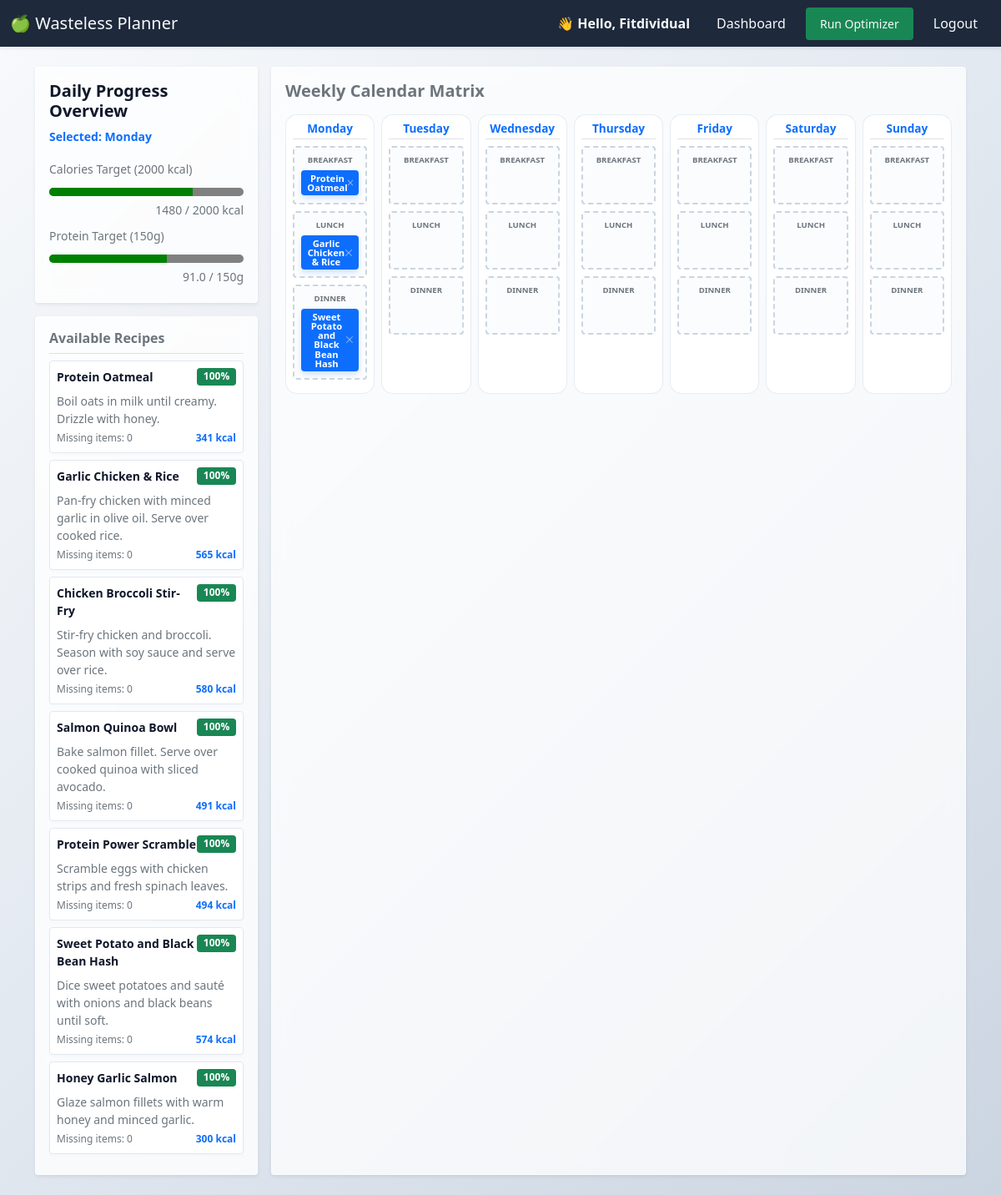
The app's page / (signed in), older data.
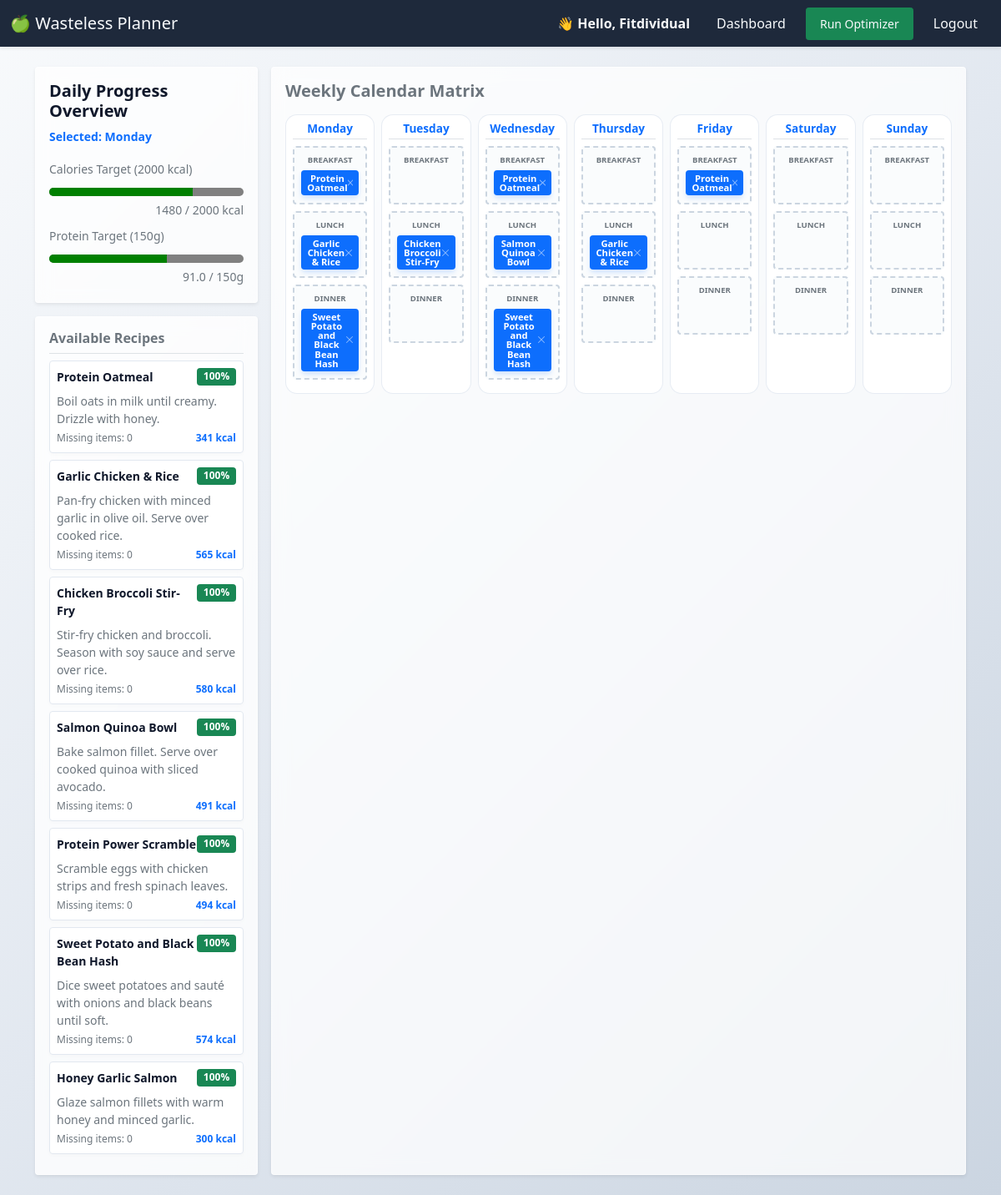
The same page, newer data.
### planner/models.py (models this page shows, shortened)
class Recipe(models.Model):
    title = models.CharField(max_length=200, unique=True)
    instructions = models.TextField()
    prep_time = models.IntegerField(help_text="Time in minutes", validators=[MinValueValidator(1)])
    calories = models.IntegerField(validators=[MinValueValidator(0)], default=0)
    protein = models.DecimalField(max_digits=5, decimal_places=1, default=0.0, help_text="in grams")
    carbs = models.DecimalField(max_digits=5, decimal_places=1, default=0.0, help_text="in grams")
    fat = models.DecimalField(max_digits=5, decimal_places=1, default=0.0, help_text="in grams")
    created_at = models.DateTimeField(auto_now_add=True)

class MealPlan(models.Model):
    MEAL_CHOICES = [
        ('Breakfast', 'Breakfast'),
        ('Lunch', 'Lunch'),
        ('Dinner', 'Dinner'),
    ]
    user = models.ForeignKey(User, on_delete=models.CASCADE, related_name="meal_plans")
    recipe = models.ForeignKey(Recipe, on_delete=models.CASCADE)
    date = models.DateField()
    meal_type = models.CharField(max_length=15, choices=MEAL_CHOICES, default='Dinner')
    class Meta:
        ordering = ['date']
        unique_together = ('user', 'date', 'meal_type')

### planner/views.py (the view)
# urls.py: path('', views.dashboard_view, name='dashboard'),
@login_required
def dashboard_view(request):
    user = request.user
    today = timezone.now().date()
    pantry_items = PantryItem.objects.filter(user=user).select_related('ingredient')
    user_stock = {}
    expiring_items = []
    seen_ingredients = set()
    for item in pantry_items:
        ing_id = item.ingredient.id
        if ing_id not in user_stock:
            user_stock[ing_id] = Decimal("0.00")
        user_stock[ing_id] += item.quantity
        try:
            days_left = item.days_until_expiration()
        except Exception:
            days_left = 99
        if days_left <= 3 and ing_id not in seen_ingredients:
            expiring_items.append(item)
            seen_ingredients.add(ing_id)
    all_recipes = Recipe.objects.prefetch_related('recipe_ingredients__ingredient')
    recommended_recipes = []
    for recipe in all_recipes:
        requirements = recipe.recipe_ingredients.all()
        if not requirements:
            continue
        matched_ingredients = 0
        total_ingredients_count = len(requirements)
        for req in requirements:
            req_ing_id = req.ingredient.id
            if req_ing_id in user_stock and user_stock[req_ing_id] >= req.quantity:
                matched_ingredients += 1
        match_percentage = int((matched_ingredients / total_ingredients_count) * 100)
        if match_percentage >= 25:
            recommended_recipes.append({
                "recipe": recipe,
                "match_percentage": match_percentage,
                "missing_count": total_ingredients_count - matched_ingredients
            })
    calendar_days = [
        {"code": "MON", "name": "Monday"},
        {"code": "TUE", "name": "Tuesday"},
        {"code": "WED", "name": "Wednesday"},
        {"code": "THU", "name": "Thursday"},
        {"code": "FRI", "name": "Friday"},
        {"code": "SAT", "name": "Saturday"},
        {"code": "SUN", "name": "Sunday"},
    ]
    daily_macros = {
        "MON": {"calories": 0, "protein": 0.0},
        "TUE": {"calories": 0, "protein": 0.0},
        "WED": {"calories": 0, "protein": 0.0},
        "THU": {"calories": 0, "protein": 0.0},
        "FRI": {"calories": 0, "protein": 0.0},
        "SAT": {"calories": 0, "protein": 0.0},
        "SUN": {"calories": 0, "protein": 0.0},
    }
    saved_meals = MealPlan.objects.filter(user=user).select_related('recipe')
    day_map = {0: "MON", 1: "TUE", 2: "WED", 3: "THU", 4: "FRI", 5: "SAT", 6: "SUN"}
    for plan in saved_meals:
        code = day_map.get(plan.date.weekday(), "MON")
        plan.date_code = code
        if plan.recipe:
            cals = getattr(plan.recipe, 'calories', 0) or 0
            prot = getattr(plan.recipe, 'protein', 0) or 0
            daily_macros[code]["calories"] += int(cals)
            daily_macros[code]["protein"] += int(prot)
    context = {
        "pantry_items": pantry_items,
        "expiring_items": expiring_items,
        "recommended_recipes": recommended_recipes,  # Constrain UI view window to top 7 hits
        "today": today,
        "calendar_days": calendar_days,
        "saved_meals": saved_meals,
        "daily_macros": daily_macros,
        "mon_cals": daily_macros["MON"]["calories"],
        "mon_prot": daily_macros["MON"]["protein"],
    }
    return render(request, "planner/index.html", context)

### planner/templates/planner/index.html (shortened to what this page needs)
{% extends "planner/layout.html" %}
{% block body %}
<div class="row g-3">
    <aside class="col-12 col-md-4 col-lg-3" id="macro-summary-panel">
        <div class="card p-3 shadow-sm mb-3">
            <h5 class="card-title fw-bold">Daily Progress Overview</h5>
            <p class="text-primary small fw-bold mb-3" id="active-day-tracker-label">Selected: Monday</p>
            <div class="mb-2">
                <label for="calories-progress" class="form-label mb-1 small text-muted">Calories Target (2000 kcal)</label>
                <progress id="calories-progress" class="w-100" value="{{ mon_cals }}" max="2000"></progress>
                <small class="text-muted d-block text-end" id="calories-text-value">{{ mon_cals }} / 2000 kcal</small>
            </div>
            <div class="mb-1">
                <label for="protein-progress" class="form-label mb-1 small text-muted">Protein Target (150g)</label>
                <progress id="protein-progress" class="w-100" value="{{ mon_prot }}" max="150"></progress>
                <small class="text-muted d-block text-end" id="protein-text-value">{{ mon_prot }} / 150g</small>
            </div>
        </div>
        <div class="card p-3 shadow-sm" id="recipe-pool">
        <h6 class="border-bottom pb-2 fw-bold text-secondary">Available Recipes</h6>
        {% if recommended_recipes %}
            {% for item in recommended_recipes %}
            <div class="recipe-card p-2 mb-2 border rounded bg-light" draggable="true" data-recipe-id="{{ item.recipe.id }}" data-calories="{{ item.recipe.calories }}" data-protein="{{ item.recipe.protein }}" style="cursor: grab;">
                <div class="d-flex justify-content-between align-items-start">
                <strong class="text-dark small">{{ item.recipe.title }}</strong>
                <span class="badge bg-success small">{{ item.match_percentage }}%</span>
                </div>
                <div class="text-secondary small mt-2">
                <p class="mb-1">{{ item.recipe.instructions }}</p>
                </div>
                <div class="text-muted mt-1 d-flex justify-content-between" style="font-size: 0.75rem;">
                <span>Missing items: {{ item.missing_count }}</span>
                <span class="text-primary fw-bold">{{ item.recipe.calories }} kcal</span>
                </div>
            </div>
            {% endfor %}
        {% else %}
            <p class="text-muted small text-center my-3">No recipe matches found (Min. 25% match required).</p>
        {% endif %}
        </div>
    </aside>
    <section class="col-12 col-md-8 col-lg-9" id="calendar-workspace">
        <div class="card p-3 shadow-sm h-100">
            <h2 class="h5 fw-bold mb-3 text-secondary">Weekly Calendar Matrix</h2>
            <div class="calendar-grid" style="display: grid; gap: 0.5rem;">
                {% for day in calendar_days %}
                <div class="calendar-day-column border rounded p-2 bg-white" data-day-code="{{ day.code }}" data-day-name="{{ day.name }}">
                    <h6 class="text-center text-primary border-bottom pb-1 fw-bold" style="font-size: 0.85rem;">{{ day.name }}</h6>
                    <div class="meal-slot border rounded p-2 my-2 bg-light text-center"
                         data-meal-type="Breakfast"
                         data-current-calories="{% for plan in saved_meals %}{% if plan.date_code == day.code and plan.meal_type == 'Breakfast' %}{{ plan.recipe.calories }}{% endif %}{% endfor %}"
                         data-current-protein="{% for plan in saved_meals %}{% if plan.date_code == day.code and plan.meal_type == 'Breakfast' %}{{ plan.recipe.protein }}{% endif %}{% endfor %}"
                         style="min-height: 70px;">
                        <small class="slot-label text-muted d-block fw-bold" style="font-size: 0.6rem;">BREAKFAST</small>
                        <div class="slot-occupied-zone mt-1">
                            {% for plan in saved_meals %}
                                {% if plan.date_code == day.code and plan.meal_type == "Breakfast" %}
                                    <span class="recipe-card badge bg-primary w-100 py-1 text-wrap d-flex justify-content-between align-items-center"
                                        draggable="true"
                                        data-recipe-id="{{ plan.recipe.id }}"
                                        data-calories="{{ plan.recipe.calories }}"
                                        data-protein="{{ plan.recipe.protein }}"
                                        style="cursor: grab; font-size: 0.7rem;">
                                        <strong class="text-white">{{ plan.recipe.title }}</strong>
                                        <button type="button" class="btn-close btn-close-white remove-meal-btn"
                                                aria-label="Remove"
                                                style="font-size: 0.5rem; padding: 0.2rem; cursor: pointer;"></button>
                                    </span>
                                {% endif %}
                            {% endfor %}
                        </div>
                    </div>
                    <div class="meal-slot border rounded p-2 my-2 bg-light text-center"
                         data-meal-type="Lunch"
                         data-current-calories="{% for plan in saved_meals %}{% if plan.date_code == day.code and plan.meal_type == 'Lunch' %}{{ plan.recipe.calories }}{% endif %}{% endfor %}"
                         data-current-protein="{% for plan in saved_meals %}{% if plan.date_code == day.code and plan.meal_type == 'Lunch' %}{{ plan.recipe.protein }}{% endif %}{% endfor %}"
                         style="min-height: 70px;">
                        <small class="slot-label text-muted d-block fw-bold" style="font-size: 0.6rem;">LUNCH</small>
                        <div class="slot-occupied-zone mt-1">
                            {% for plan in saved_meals %}
                                {% if plan.date_code == day.code and plan.meal_type == "Lunch" %}
                                    <span class="recipe-card badge bg-primary w-100 py-1 text-wrap d-flex justify-content-between align-items-center"
                                        draggable="true"
                                        data-recipe-id="{{ plan.recipe.id }}"
                                        data-calories="{{ plan.recipe.calories }}"
                                        data-protein="{{ plan.recipe.protein }}"
                                        style="cursor: grab; font-size: 0.7rem;">
                                        <strong class="text-white">{{ plan.recipe.title }}</strong>
                                        <button type="button" class="btn-close btn-close-white remove-meal-btn"
                                                aria-label="Remove"
                                                style="font-size: 0.5rem; padding: 0.2rem; cursor: pointer;"></button>
                                    </span>
                                {% endif %}
                            {% endfor %}
                        </div>
                    </div>
                    <div class="meal-slot border rounded p-2 my-2 bg-light text-center"
                         data-meal-type="Dinner"
                         data-current-calories="{% for plan in saved_meals %}{% if plan.date_code == day.code and plan.meal_type == 'Dinner' %}{{ plan.recipe.calories }}{% endif %}{% endfor %}"
                         data-current-protein="{% for plan in saved_meals %}{% if plan.date_code == day.code and plan.meal_type == 'Dinner' %}{{ plan.recipe.protein }}{% endif %}{% endfor %}"
                         style="min-height: 70px;">
                        <small class="slot-label text-muted d-block fw-bold" style="font-size: 0.6rem;">DINNER</small>
                        <div class="slot-occupied-zone mt-1">
                            {% for plan in saved_meals %}
                                {% if plan.date_code == day.code and plan.meal_type == "Dinner" %}
                                    <span class="recipe-card badge bg-primary w-100 py-1 text-wrap d-flex justify-content-between align-items-center"
                                        draggable="true"
                                        data-recipe-id="{{ plan.recipe.id }}"
                                        data-calories="{{ plan.recipe.calories }}"
                                        data-protein="{{ plan.recipe.protein }}"
                                        style="cursor: grab; font-size: 0.7rem;">
                                        <strong class="text-white">{{ plan.recipe.title }}</strong>
                                        <button type="button" class="btn-close btn-close-white remove-meal-btn"
                                                aria-label="Remove"
                                                style="font-size: 0.5rem; padding: 0.2rem; cursor: pointer;"></button>
                                    </span>
                                {% endif %}
                            {% endfor %}
                        </div>
                    </div>
                </div>
                {% endfor %}
            </div>
        </div>
    </section>
</div>
{% endblock %}

### planner/templates/planner/layout.html (shortened to what this page needs)
{% load static %}
<!DOCTYPE html>
<html lang="en">
<head>
    <link href="https://cdn.jsdelivr.net/npm/bootstrap@5.0.2/dist/css/bootstrap.min.css" rel="stylesheet">
    <link rel="stylesheet" href="{% static 'planner/css/styles.css' %}">
</head>
<body>
    <nav class="navbar navbar-expand-lg navbar-dark shadow-sm">
        <div class="container-fluid">
            <a class="navbar-brand" href="{% url 'dashboard' %}">&#x1F34F; Wasteless Planner</a>
            <div class="collapse navbar-collapse" id="mealPlannerNavbar">
                <ul class="navbar-nav ms-auto mb-2 mb-lg-0 align-items-lg-center">
                    {% if user.is_authenticated %}
                        <li class="nav-item">
                            <span class="navbar-text px-3 fw-bold text-light">
                                👋 Hello, {{ user.first_name|default:user.username }}
                            </span>
                        </li>
                        <li class="nav-item">
                            <a class="nav-link px-3" href="{% url 'dashboard' %}">Dashboard</a>
                        </li>
                        <li class="nav-item d-grid d-lg-block" id="run-optimizer-btn-container">
                            <a class="nav-link btn btn-success btn-sm text-white px-3 my-2 my-lg-0 mx-lg-2" href="#" id="run-optimizer-btn">Run Optimizer</a>
                        </li>
                        <li class="nav-item">
                            <a class="nav-link px-3" href="{% url 'logout' %}">Logout</a>
                        </li>
                    {% endif %}
                </ul>
            </div>
        </div>
    </nav>
    <main class="container my-4">
        {% block body %}
        {% endblock %}
    </main>
</body>
</html>

Row changes from the older to the newer data that the page shows:
added MealPlan: recipe "Chicken Broccoli Stir-Fry", shown under "Tuesday"
added MealPlan: recipe "Protein Oatmeal", shown under "Wednesday"
added MealPlan: recipe "Salmon Quinoa Bowl", shown under "Wednesday"
added MealPlan: recipe "Sweet Potato and Black Bean Hash", shown under "Wednesday"
added MealPlan: recipe "Garlic Chicken & Rice", shown under "Thursday"
added MealPlan: recipe "Protein Oatmeal", shown under "Friday"
